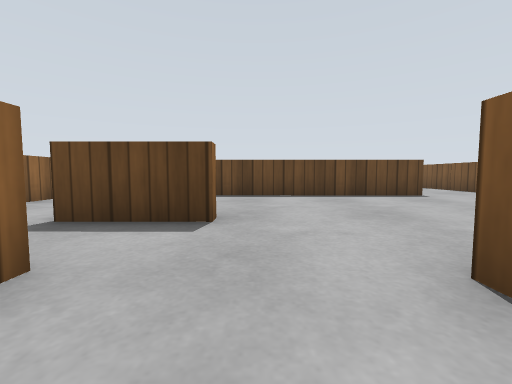
View 1 (above)

17 first-person views from a walk through a world built for the Gazebo simulator. The camera is 0.3 m above the floor, tilts 4° down and sees 90° across. The floor is counted in squares, 0.5 m on a side. Each view is taken from the middle of a square. On the plan, view 1 faces up. The plan holds only what a view shows up to about 9 squares ahead; the rest is blank. Simple patterns stand in for the simulator's built-in surfaces.

View 2
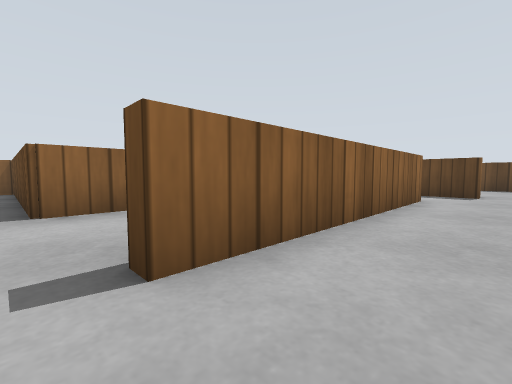

View 3
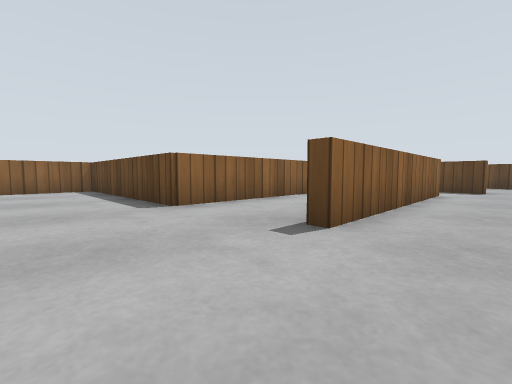

View 4
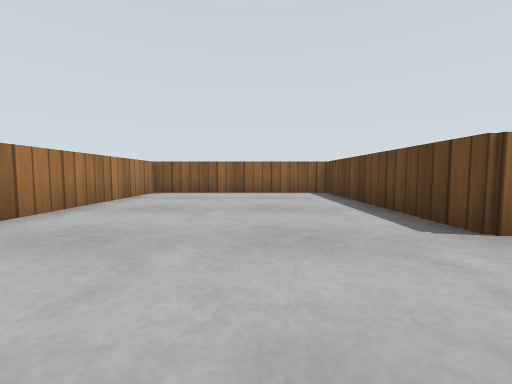

View 5
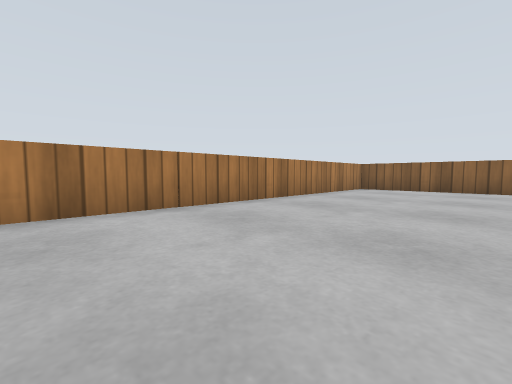

View 6
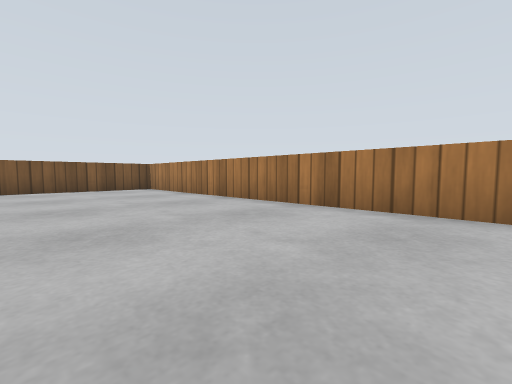

View 7
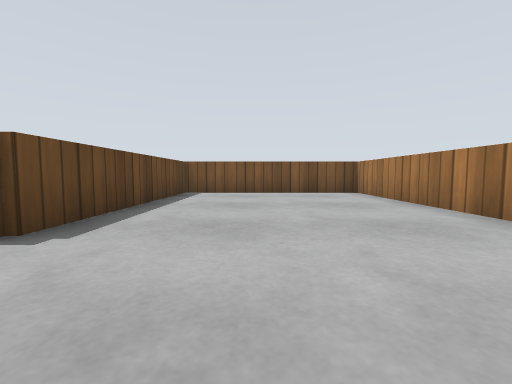

View 8
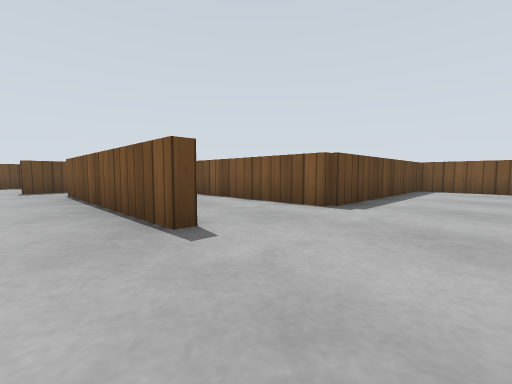

View 9
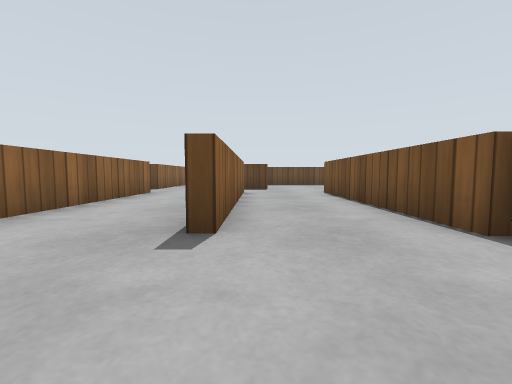

View 10
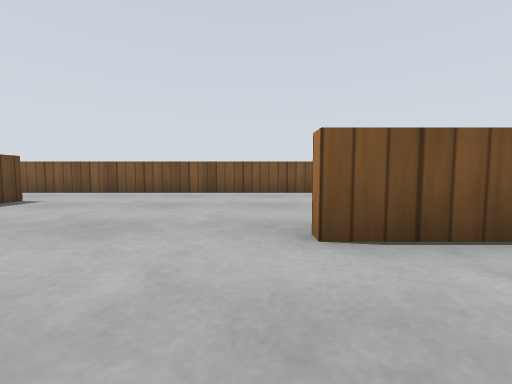

View 11
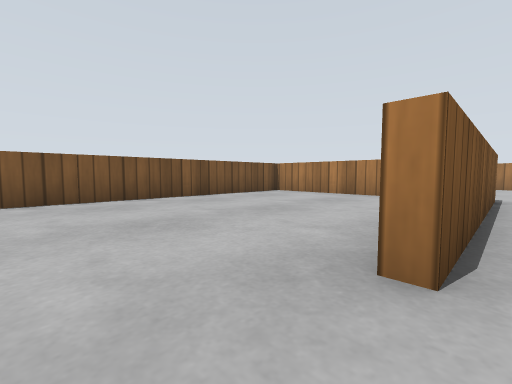

View 12
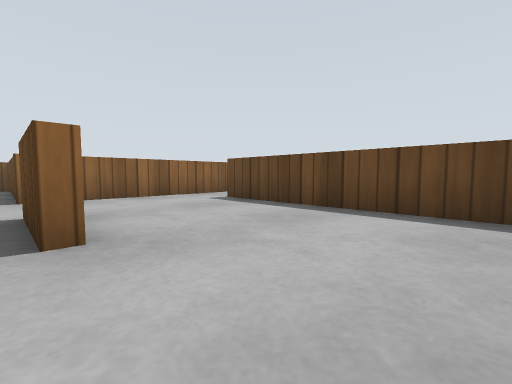

View 13
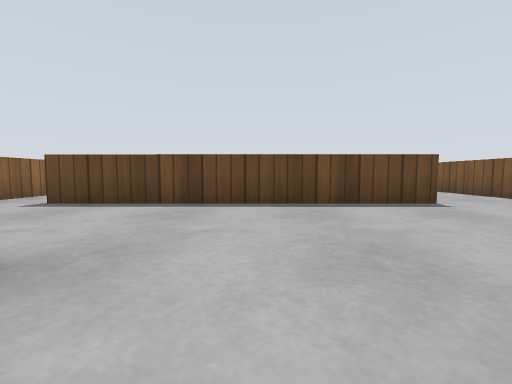

View 14
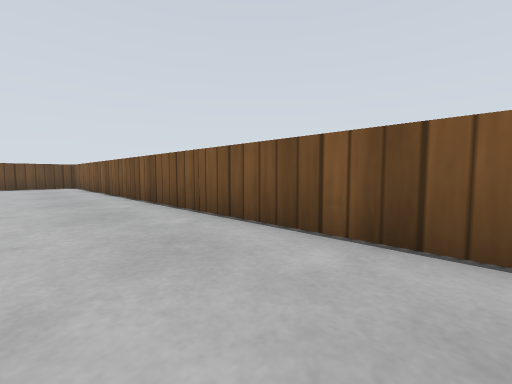

View 15
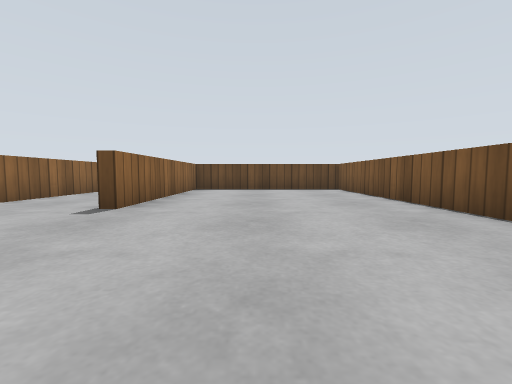

View 16
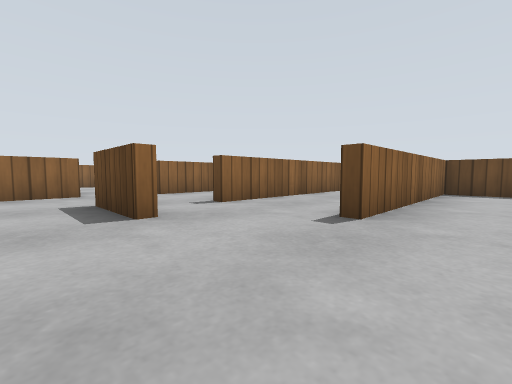

View 17
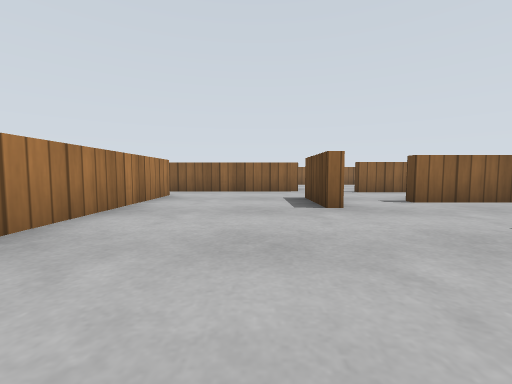

### Floor plan
Points are (right, up) in squares from view 1. A wall is a line through its corners. A room is listed if a view was taken in it or the views show most of it. See-through windows are left out.
Room 1 (views 1, 2, 3, 4, 5, 6, 7, 8, 9)
walls: (-1.7, -4.5) (-1.7, 1.6); (-1.4, 1.6) (-1.4, -4.5); (-4.5, 1.4) (-4.5, -4.7) (-10.3, -4.7) (-10.3, -10.3) (7.3, -10.2) (7.3, -4.7) (1.2, -4.7) (1.2, 1.4)
ways out: opening at (-2, 1.2) to room 2
Room 2 (views 10, 11, 12, 13, 14, 15, 16, 17)
walls: (4.8, 7.2) (-3.4, 7.2); (-0.5, 11.2) (-2.6, 11.2); (-0.5, 3.6) (-0.5, 3.2) (-2.6, 3.2); (-3.4, 7.5) (1.6, 7.5); (1.2, 1.4) (1.6, 1.4); (-4.9, 11.5) (-4.9, 3.2); (-4.5, 15.4) (-4.5, 13.4); (-1.4, 18.5) (-1.4, 13.4) (-1.8, 13.4); (3, 19.2) (1.6, 19.2) (1.6, 13.2); (3.5, -4.4) (6.4, -4.4); (7.3, -3.5) (7.3, 18)
ways out: opening at (-2, 1.2) to room 1; opening at (-5, 12.5)

Positions as (right, up) in squares from view 1, and headings:
1: (0, 0), facing up
2: (0, -5), facing up-left
3: (0, -7), facing up-left
4: (-2, -7), facing left
5: (0, -6), facing down-left
6: (-3, -6), facing down-right
7: (-1, -7), facing right
8: (-3, -7), facing up-right
9: (-1, -7), facing up
10: (-1, 2), facing right
11: (1, 3), facing down-right
12: (2, 3), facing up-left
13: (1, 2), facing up
14: (5, 6), facing up-right
15: (4, 9), facing up
16: (3, 10), facing up-left
17: (4, 10), facing left
